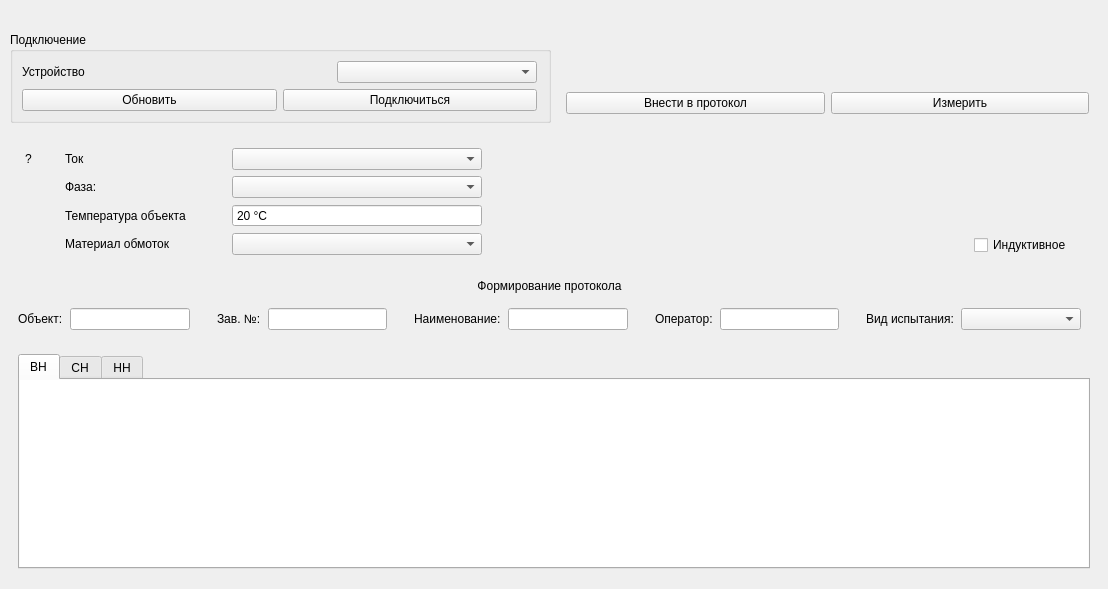
<?xml version="1.0" encoding="UTF-8"?>
<ui version="4.0">
 <class>Device_IKS30A</class>
 <widget class="QWidget" name="Device_IKS30A">
  <property name="geometry">
   <rect>
    <x>0</x>
    <y>0</y>
    <width>1108</width>
    <height>589</height>
   </rect>
  </property>
  <property name="windowTitle">
   <string>Form</string>
  </property>
  <layout class="QGridLayout" name="gridLayout_4">
   <property name="leftMargin">
    <number>9</number>
   </property>
   <property name="rightMargin">
    <number>9</number>
   </property>
   <item row="2" column="0">
    <widget class="QStackedWidget" name="stackedWidget">
     <property name="currentIndex">
      <number>0</number>
     </property>
     <widget class="QWidget" name="page1">
      <layout class="QGridLayout" name="gridLayout_5">
       <item row="1" column="0">
        <widget class="QWidget" name="wProtocol" native="true">
         <property name="sizePolicy">
          <sizepolicy hsizetype="Expanding" vsizetype="Preferred">
           <horstretch>0</horstretch>
           <verstretch>0</verstretch>
          </sizepolicy>
         </property>
         <layout class="QVBoxLayout" name="verticalLayout_3">
          <property name="leftMargin">
           <number>0</number>
          </property>
          <item>
           <widget class="QLabel" name="lblProtocolTitle">
            <property name="text">
             <string>Формирование протокола</string>
            </property>
            <property name="alignment">
             <set>Qt::AlignCenter</set>
            </property>
           </widget>
          </item>
          <item>
           <widget class="QWidget" name="wProtocolSettings" native="true">
            <property name="sizePolicy">
             <sizepolicy hsizetype="Expanding" vsizetype="Preferred">
              <horstretch>0</horstretch>
              <verstretch>0</verstretch>
             </sizepolicy>
            </property>
            <layout class="QHBoxLayout" name="horizontalLayout_7">
             <property name="spacing">
              <number>7</number>
             </property>
             <property name="leftMargin">
              <number>0</number>
             </property>
             <property name="rightMargin">
              <number>0</number>
             </property>
             <item>
              <widget class="QLabel" name="lblObject">
               <property name="sizePolicy">
                <sizepolicy hsizetype="Fixed" vsizetype="Preferred">
                 <horstretch>0</horstretch>
                 <verstretch>0</verstretch>
                </sizepolicy>
               </property>
               <property name="text">
                <string>Объект:</string>
               </property>
              </widget>
             </item>
             <item>
              <widget class="QLineEdit" name="leObject"/>
             </item>
             <item>
              <spacer name="horizontalSpacer_5">
               <property name="orientation">
                <enum>Qt::Horizontal</enum>
               </property>
               <property name="sizeType">
                <enum>QSizePolicy::Fixed</enum>
               </property>
               <property name="sizeHint" stdset="0">
                <size>
                 <width>20</width>
                 <height>20</height>
                </size>
               </property>
              </spacer>
             </item>
             <item>
              <widget class="QLabel" name="lblbNum">
               <property name="sizePolicy">
                <sizepolicy hsizetype="Fixed" vsizetype="Preferred">
                 <horstretch>0</horstretch>
                 <verstretch>0</verstretch>
                </sizepolicy>
               </property>
               <property name="text">
                <string>Зав. №:</string>
               </property>
              </widget>
             </item>
             <item>
              <widget class="QLineEdit" name="leSerialNumber">
               <property name="sizePolicy">
                <sizepolicy hsizetype="Expanding" vsizetype="Fixed">
                 <horstretch>0</horstretch>
                 <verstretch>0</verstretch>
                </sizepolicy>
               </property>
              </widget>
             </item>
             <item>
              <spacer name="horizontalSpacer_6">
               <property name="orientation">
                <enum>Qt::Horizontal</enum>
               </property>
               <property name="sizeType">
                <enum>QSizePolicy::Fixed</enum>
               </property>
               <property name="sizeHint" stdset="0">
                <size>
                 <width>20</width>
                 <height>20</height>
                </size>
               </property>
              </spacer>
             </item>
             <item>
              <widget class="QLabel" name="lblName">
               <property name="sizePolicy">
                <sizepolicy hsizetype="Fixed" vsizetype="Preferred">
                 <horstretch>0</horstretch>
                 <verstretch>0</verstretch>
                </sizepolicy>
               </property>
               <property name="text">
                <string>Наименование:</string>
               </property>
              </widget>
             </item>
             <item>
              <widget class="QLineEdit" name="leName"/>
             </item>
             <item>
              <spacer name="horizontalSpacer_7">
               <property name="orientation">
                <enum>Qt::Horizontal</enum>
               </property>
               <property name="sizeType">
                <enum>QSizePolicy::Fixed</enum>
               </property>
               <property name="sizeHint" stdset="0">
                <size>
                 <width>20</width>
                 <height>20</height>
                </size>
               </property>
              </spacer>
             </item>
             <item>
              <widget class="QLabel" name="lblOperator">
               <property name="text">
                <string>Оператор:</string>
               </property>
              </widget>
             </item>
             <item>
              <widget class="QLineEdit" name="leOperator"/>
             </item>
             <item>
              <spacer name="horizontalSpacer_10">
               <property name="orientation">
                <enum>Qt::Horizontal</enum>
               </property>
               <property name="sizeType">
                <enum>QSizePolicy::Fixed</enum>
               </property>
               <property name="sizeHint" stdset="0">
                <size>
                 <width>20</width>
                 <height>20</height>
                </size>
               </property>
              </spacer>
             </item>
             <item>
              <widget class="QLabel" name="lblType">
               <property name="sizePolicy">
                <sizepolicy hsizetype="Fixed" vsizetype="Preferred">
                 <horstretch>0</horstretch>
                 <verstretch>0</verstretch>
                </sizepolicy>
               </property>
               <property name="text">
                <string>Вид испытания:</string>
               </property>
              </widget>
             </item>
             <item>
              <widget class="QComboBox" name="cbType">
               <property name="sizePolicy">
                <sizepolicy hsizetype="Expanding" vsizetype="Fixed">
                 <horstretch>0</horstretch>
                 <verstretch>0</verstretch>
                </sizepolicy>
               </property>
              </widget>
             </item>
            </layout>
           </widget>
          </item>
         </layout>
        </widget>
       </item>
       <item row="0" column="0">
        <widget class="QWidget" name="wParams" native="true">
         <property name="sizePolicy">
          <sizepolicy hsizetype="Preferred" vsizetype="Fixed">
           <horstretch>0</horstretch>
           <verstretch>0</verstretch>
          </sizepolicy>
         </property>
         <layout class="QHBoxLayout" name="horizontalLayout_6">
          <property name="leftMargin">
           <number>0</number>
          </property>
          <item>
           <widget class="QWidget" name="wMeasureParams" native="true">
            <layout class="QGridLayout" name="gridLayout">
             <property name="leftMargin">
              <number>0</number>
             </property>
             <property name="topMargin">
              <number>0</number>
             </property>
             <property name="bottomMargin">
              <number>0</number>
             </property>
             <item row="0" column="2">
              <widget class="QLabel" name="lblAmperage">
               <property name="text">
                <string>Ток</string>
               </property>
              </widget>
             </item>
             <item row="0" column="5">
              <widget class="QComboBox" name="cbAmperage">
               <property name="minimumSize">
                <size>
                 <width>250</width>
                 <height>0</height>
                </size>
               </property>
              </widget>
             </item>
             <item row="2" column="2">
              <widget class="QLabel" name="lblTemp">
               <property name="text">
                <string>Температура объекта</string>
               </property>
              </widget>
             </item>
             <item row="0" column="1">
              <spacer name="horizontalSpacer_8">
               <property name="orientation">
                <enum>Qt::Horizontal</enum>
               </property>
               <property name="sizeType">
                <enum>QSizePolicy::Fixed</enum>
               </property>
               <property name="sizeHint" stdset="0">
                <size>
                 <width>20</width>
                 <height>20</height>
                </size>
               </property>
              </spacer>
             </item>
             <item row="0" column="3">
              <spacer name="horizontalSpacer_2">
               <property name="orientation">
                <enum>Qt::Horizontal</enum>
               </property>
               <property name="sizeType">
                <enum>QSizePolicy::Fixed</enum>
               </property>
               <property name="sizeHint" stdset="0">
                <size>
                 <width>40</width>
                 <height>20</height>
                </size>
               </property>
              </spacer>
             </item>
             <item row="3" column="5">
              <widget class="QComboBox" name="cbMaterial">
               <property name="minimumSize">
                <size>
                 <width>250</width>
                 <height>0</height>
                </size>
               </property>
              </widget>
             </item>
             <item row="2" column="5">
              <widget class="QSpinBox" name="sbTemp">
               <property name="minimumSize">
                <size>
                 <width>250</width>
                 <height>0</height>
                </size>
               </property>
               <property name="alignment">
                <set>Qt::AlignLeading|Qt::AlignLeft|Qt::AlignVCenter</set>
               </property>
               <property name="buttonSymbols">
                <enum>QAbstractSpinBox::NoButtons</enum>
               </property>
               <property name="suffix">
                <string> °C</string>
               </property>
               <property name="minimum">
                <number>-60</number>
               </property>
               <property name="maximum">
                <number>120</number>
               </property>
               <property name="value">
                <number>20</number>
               </property>
              </widget>
             </item>
             <item row="2" column="3">
              <spacer name="horizontalSpacer_3">
               <property name="orientation">
                <enum>Qt::Horizontal</enum>
               </property>
               <property name="sizeType">
                <enum>QSizePolicy::Fixed</enum>
               </property>
               <property name="sizeHint" stdset="0">
                <size>
                 <width>40</width>
                 <height>20</height>
                </size>
               </property>
              </spacer>
             </item>
             <item row="0" column="0">
              <widget class="QToolButton" name="tbHelp">
               <property name="sizePolicy">
                <sizepolicy hsizetype="Fixed" vsizetype="Fixed">
                 <horstretch>0</horstretch>
                 <verstretch>0</verstretch>
                </sizepolicy>
               </property>
               <property name="maximumSize">
                <size>
                 <width>32</width>
                 <height>16777215</height>
                </size>
               </property>
               <property name="text">
                <string>?</string>
               </property>
               <property name="autoRaise">
                <bool>true</bool>
               </property>
              </widget>
             </item>
             <item row="3" column="2">
              <widget class="QLabel" name="lblMaterial">
               <property name="text">
                <string>Материал обмоток</string>
               </property>
              </widget>
             </item>
             <item row="3" column="3">
              <spacer name="horizontalSpacer_4">
               <property name="orientation">
                <enum>Qt::Horizontal</enum>
               </property>
               <property name="sizeType">
                <enum>QSizePolicy::Fixed</enum>
               </property>
               <property name="sizeHint" stdset="0">
                <size>
                 <width>40</width>
                 <height>20</height>
                </size>
               </property>
              </spacer>
             </item>
             <item row="1" column="2">
              <widget class="QLabel" name="lblPhase">
               <property name="text">
                <string>Фаза:</string>
               </property>
              </widget>
             </item>
             <item row="1" column="3">
              <spacer name="horizontalSpacer_9">
               <property name="orientation">
                <enum>Qt::Horizontal</enum>
               </property>
               <property name="sizeHint" stdset="0">
                <size>
                 <width>40</width>
                 <height>20</height>
                </size>
               </property>
              </spacer>
             </item>
             <item row="1" column="5">
              <widget class="QComboBox" name="cbPhase">
               <property name="sizePolicy">
                <sizepolicy hsizetype="Preferred" vsizetype="Fixed">
                 <horstretch>0</horstretch>
                 <verstretch>0</verstretch>
                </sizepolicy>
               </property>
               <property name="minimumSize">
                <size>
                 <width>250</width>
                 <height>0</height>
                </size>
               </property>
              </widget>
             </item>
            </layout>
           </widget>
          </item>
          <item>
           <widget class="QLabel" name="lblMeasureResult">
            <property name="sizePolicy">
             <sizepolicy hsizetype="Expanding" vsizetype="Expanding">
              <horstretch>0</horstretch>
              <verstretch>0</verstretch>
             </sizepolicy>
            </property>
            <property name="text">
             <string/>
            </property>
            <property name="alignment">
             <set>Qt::AlignCenter</set>
            </property>
            <property name="textInteractionFlags">
             <set>Qt::LinksAccessibleByMouse|Qt::TextSelectableByKeyboard|Qt::TextSelectableByMouse</set>
            </property>
           </widget>
          </item>
          <item>
           <widget class="QWidget" name="wMeasureType" native="true">
            <layout class="QGridLayout" name="gridLayout_9">
             <property name="topMargin">
              <number>0</number>
             </property>
             <property name="bottomMargin">
              <number>0</number>
             </property>
             <item row="0" column="0">
              <spacer name="verticalSpacer_3">
               <property name="orientation">
                <enum>Qt::Vertical</enum>
               </property>
               <property name="sizeHint" stdset="0">
                <size>
                 <width>20</width>
                 <height>40</height>
                </size>
               </property>
              </spacer>
             </item>
             <item row="1" column="0">
              <widget class="QCheckBox" name="chbMeasureType">
               <property name="text">
                <string>Индуктивное</string>
               </property>
              </widget>
             </item>
            </layout>
           </widget>
          </item>
         </layout>
        </widget>
       </item>
       <item row="2" column="0">
        <widget class="QTabWidget" name="twProtocol">
         <property name="currentIndex">
          <number>0</number>
         </property>
         <widget class="QWidget" name="tabVn">
          <attribute name="title">
           <string>ВН</string>
          </attribute>
          <layout class="QGridLayout" name="gridLayout_7">
           <property name="leftMargin">
            <number>0</number>
           </property>
           <property name="topMargin">
            <number>0</number>
           </property>
           <property name="rightMargin">
            <number>0</number>
           </property>
           <property name="bottomMargin">
            <number>0</number>
           </property>
           <item row="0" column="0">
            <widget class="QTableView" name="tvVnProtocol">
             <property name="frameShape">
              <enum>QFrame::NoFrame</enum>
             </property>
            </widget>
           </item>
          </layout>
         </widget>
         <widget class="QWidget" name="tabSn">
          <attribute name="title">
           <string>СН</string>
          </attribute>
          <layout class="QGridLayout" name="gridLayout_6">
           <property name="leftMargin">
            <number>0</number>
           </property>
           <property name="topMargin">
            <number>0</number>
           </property>
           <property name="rightMargin">
            <number>0</number>
           </property>
           <property name="bottomMargin">
            <number>0</number>
           </property>
           <item row="0" column="0">
            <widget class="QTableView" name="tvSnProtocol">
             <property name="frameShape">
              <enum>QFrame::NoFrame</enum>
             </property>
            </widget>
           </item>
          </layout>
         </widget>
         <widget class="QWidget" name="tabNn">
          <attribute name="title">
           <string>НН</string>
          </attribute>
          <layout class="QGridLayout" name="gridLayout_8">
           <property name="leftMargin">
            <number>0</number>
           </property>
           <property name="topMargin">
            <number>0</number>
           </property>
           <property name="rightMargin">
            <number>0</number>
           </property>
           <property name="bottomMargin">
            <number>0</number>
           </property>
           <item row="0" column="0">
            <widget class="QTableView" name="tvNnProtocol">
             <property name="frameShape">
              <enum>QFrame::NoFrame</enum>
             </property>
            </widget>
           </item>
          </layout>
         </widget>
        </widget>
       </item>
      </layout>
     </widget>
     <widget class="QWidget" name="page2">
      <layout class="QGridLayout" name="gridLayout_2">
       <item row="1" column="0">
        <widget class="QLabel" name="lblError">
         <property name="text">
          <string/>
         </property>
         <property name="alignment">
          <set>Qt::AlignCenter</set>
         </property>
        </widget>
       </item>
       <item row="2" column="0">
        <spacer name="verticalSpacer">
         <property name="orientation">
          <enum>Qt::Vertical</enum>
         </property>
         <property name="sizeHint" stdset="0">
          <size>
           <width>20</width>
           <height>40</height>
          </size>
         </property>
        </spacer>
       </item>
       <item row="0" column="0">
        <spacer name="verticalSpacer_2">
         <property name="orientation">
          <enum>Qt::Vertical</enum>
         </property>
         <property name="sizeHint" stdset="0">
          <size>
           <width>20</width>
           <height>40</height>
          </size>
         </property>
        </spacer>
       </item>
      </layout>
     </widget>
    </widget>
   </item>
   <item row="0" column="0">
    <widget class="QLabel" name="lblTitle">
     <property name="text">
      <string/>
     </property>
     <property name="alignment">
      <set>Qt::AlignCenter</set>
     </property>
    </widget>
   </item>
   <item row="1" column="0">
    <widget class="QWidget" name="wHeader" native="true">
     <property name="sizePolicy">
      <sizepolicy hsizetype="Preferred" vsizetype="Fixed">
       <horstretch>0</horstretch>
       <verstretch>0</verstretch>
      </sizepolicy>
     </property>
     <layout class="QHBoxLayout" name="horizontalLayout_2">
      <property name="leftMargin">
       <number>1</number>
      </property>
      <property name="topMargin">
       <number>1</number>
      </property>
      <property name="rightMargin">
       <number>1</number>
      </property>
      <property name="bottomMargin">
       <number>1</number>
      </property>
      <item>
       <widget class="QGroupBox" name="gbControl">
        <property name="title">
         <string>Подключение</string>
        </property>
        <layout class="QGridLayout" name="gridLayout_3">
         <property name="rightMargin">
          <number>11</number>
         </property>
         <item row="1" column="0">
          <layout class="QHBoxLayout" name="horizontalLayout_3">
           <item>
            <widget class="QPushButton" name="pbUpdate">
             <property name="sizePolicy">
              <sizepolicy hsizetype="Expanding" vsizetype="Fixed">
               <horstretch>0</horstretch>
               <verstretch>0</verstretch>
              </sizepolicy>
             </property>
             <property name="text">
              <string>Обновить</string>
             </property>
            </widget>
           </item>
           <item>
            <widget class="QPushButton" name="pbConnect">
             <property name="sizePolicy">
              <sizepolicy hsizetype="Expanding" vsizetype="Fixed">
               <horstretch>0</horstretch>
               <verstretch>0</verstretch>
              </sizepolicy>
             </property>
             <property name="text">
              <string>Подключиться</string>
             </property>
            </widget>
           </item>
          </layout>
         </item>
         <item row="0" column="0">
          <layout class="QHBoxLayout" name="horizontalLayout_4">
           <item>
            <widget class="QLabel" name="lblDevice">
             <property name="text">
              <string>Устройство</string>
             </property>
            </widget>
           </item>
           <item>
            <spacer name="horizontalSpacer">
             <property name="orientation">
              <enum>Qt::Horizontal</enum>
             </property>
             <property name="sizeHint" stdset="0">
              <size>
               <width>119</width>
               <height>20</height>
              </size>
             </property>
            </spacer>
           </item>
           <item>
            <layout class="QHBoxLayout" name="horizontalLayout_5"/>
           </item>
           <item>
            <widget class="QComboBox" name="cbDevices">
             <property name="sizePolicy">
              <sizepolicy hsizetype="Fixed" vsizetype="Fixed">
               <horstretch>0</horstretch>
               <verstretch>0</verstretch>
              </sizepolicy>
             </property>
             <property name="minimumSize">
              <size>
               <width>200</width>
               <height>0</height>
              </size>
             </property>
            </widget>
           </item>
          </layout>
         </item>
        </layout>
       </widget>
      </item>
      <item>
       <widget class="QWidget" name="wMeasure" native="true">
        <property name="sizePolicy">
         <sizepolicy hsizetype="Expanding" vsizetype="Expanding">
          <horstretch>0</horstretch>
          <verstretch>0</verstretch>
         </sizepolicy>
        </property>
        <layout class="QVBoxLayout" name="verticalLayout">
         <item>
          <widget class="QLabel" name="lblConnectionStatus">
           <property name="sizePolicy">
            <sizepolicy hsizetype="Preferred" vsizetype="Preferred">
             <horstretch>0</horstretch>
             <verstretch>0</verstretch>
            </sizepolicy>
           </property>
           <property name="minimumSize">
            <size>
             <width>0</width>
             <height>0</height>
            </size>
           </property>
           <property name="text">
            <string/>
           </property>
           <property name="alignment">
            <set>Qt::AlignCenter</set>
           </property>
          </widget>
         </item>
         <item>
          <layout class="QHBoxLayout" name="horizontalLayout">
           <item>
            <widget class="QPushButton" name="pbProtocol">
             <property name="text">
              <string>Внести в протокол</string>
             </property>
            </widget>
           </item>
           <item>
            <widget class="QPushButton" name="pbMeasure">
             <property name="text">
              <string>Измерить</string>
             </property>
            </widget>
           </item>
          </layout>
         </item>
        </layout>
       </widget>
      </item>
     </layout>
    </widget>
   </item>
  </layout>
 </widget>
 <resources/>
 <connections/>
</ui>
